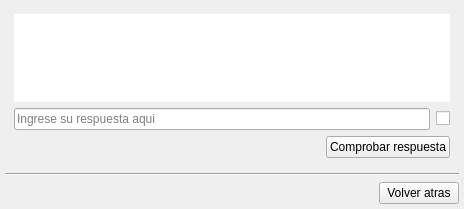
<?xml version="1.0" encoding="UTF-8"?>
<ui version="4.0">
 <class>ResetPasswordDialog</class>
 <widget class="QDialog" name="ResetPasswordDialog">
  <property name="geometry">
   <rect>
    <x>0</x>
    <y>0</y>
    <width>464</width>
    <height>209</height>
   </rect>
  </property>
  <property name="windowTitle">
   <string>Dialog</string>
  </property>
  <layout class="QVBoxLayout" name="verticalLayout_6">
   <property name="leftMargin">
    <number>5</number>
   </property>
   <property name="topMargin">
    <number>5</number>
   </property>
   <property name="rightMargin">
    <number>5</number>
   </property>
   <property name="bottomMargin">
    <number>5</number>
   </property>
   <item>
    <widget class="QStackedWidget" name="stackedWidget">
     <property name="currentIndex">
      <number>1</number>
     </property>
     <widget class="QWidget" name="page">
      <layout class="QVBoxLayout" name="verticalLayout_3">
       <item>
        <widget class="QLabel" name="label_2">
         <property name="text">
          <string>Nombre de usuario:</string>
         </property>
        </widget>
       </item>
       <item>
        <widget class="QLineEdit" name="txtUser">
         <property name="toolTip">
          <string/>
         </property>
         <property name="placeholderText">
          <string>Ingrese su nombre de usuario</string>
         </property>
        </widget>
       </item>
       <item>
        <layout class="QVBoxLayout" name="verticalLayout_2">
         <item>
          <spacer name="verticalSpacer">
           <property name="orientation">
            <enum>Qt::Orientation::Vertical</enum>
           </property>
           <property name="sizeHint" stdset="0">
            <size>
             <width>20</width>
             <height>40</height>
            </size>
           </property>
          </spacer>
         </item>
         <item>
          <layout class="QHBoxLayout" name="horizontalLayout">
           <item>
            <spacer name="horizontalSpacer">
             <property name="orientation">
              <enum>Qt::Orientation::Horizontal</enum>
             </property>
             <property name="sizeHint" stdset="0">
              <size>
               <width>40</width>
               <height>20</height>
              </size>
             </property>
            </spacer>
           </item>
           <item>
            <widget class="QPushButton" name="btnValidarUsuario">
             <property name="text">
              <string>Validar usuario</string>
             </property>
            </widget>
           </item>
          </layout>
         </item>
        </layout>
       </item>
      </layout>
     </widget>
     <widget class="QWidget" name="page_2">
      <layout class="QVBoxLayout" name="verticalLayout">
       <item>
        <widget class="QPlainTextEdit" name="txtPregunta">
         <property name="frameShape">
          <enum>QFrame::Shape::NoFrame</enum>
         </property>
         <property name="frameShadow">
          <enum>QFrame::Shadow::Plain</enum>
         </property>
         <property name="readOnly">
          <bool>true</bool>
         </property>
        </widget>
       </item>
       <item>
        <layout class="QHBoxLayout" name="horizontalLayout_6">
         <item>
          <widget class="QLineEdit" name="txtRespuesta">
           <property name="placeholderText">
            <string>Ingrese su respuesta aqui</string>
           </property>
          </widget>
         </item>
         <item>
          <widget class="QCheckBox" name="checkBox">
           <property name="toolTip">
            <string>Mostrar los caracteres</string>
           </property>
           <property name="text">
            <string/>
           </property>
           <property name="icon">
            <iconset resource="rsc.qrc">
             <normaloff>:/img/close.png</normaloff>:/img/close.png</iconset>
           </property>
          </widget>
         </item>
        </layout>
       </item>
       <item>
        <layout class="QHBoxLayout" name="horizontalLayout_2">
         <item>
          <spacer name="horizontalSpacer_2">
           <property name="orientation">
            <enum>Qt::Orientation::Horizontal</enum>
           </property>
           <property name="sizeHint" stdset="0">
            <size>
             <width>40</width>
             <height>20</height>
            </size>
           </property>
          </spacer>
         </item>
         <item>
          <widget class="QPushButton" name="btnRespuesta">
           <property name="text">
            <string>Comprobar respuesta</string>
           </property>
          </widget>
         </item>
        </layout>
       </item>
      </layout>
     </widget>
     <widget class="QWidget" name="page_3">
      <layout class="QVBoxLayout" name="verticalLayout_8">
       <item>
        <widget class="QLabel" name="label">
         <property name="text">
          <string>Ingrese PIN numérico:</string>
         </property>
        </widget>
       </item>
       <item>
        <layout class="QHBoxLayout" name="horizontalLayout_7">
         <item>
          <widget class="QLineEdit" name="txtPIN">
           <property name="placeholderText">
            <string>Ingrese un número de 4 dígitos</string>
           </property>
          </widget>
         </item>
         <item>
          <widget class="QCheckBox" name="checkBox_2">
           <property name="toolTip">
            <string>Mostrar los caracteres.</string>
           </property>
           <property name="text">
            <string/>
           </property>
           <property name="icon">
            <iconset resource="rsc.qrc">
             <normaloff>:/img/close.png</normaloff>:/img/close.png</iconset>
           </property>
          </widget>
         </item>
        </layout>
       </item>
       <item>
        <layout class="QVBoxLayout" name="verticalLayout_4">
         <item>
          <spacer name="verticalSpacer_3">
           <property name="orientation">
            <enum>Qt::Orientation::Vertical</enum>
           </property>
           <property name="sizeHint" stdset="0">
            <size>
             <width>20</width>
             <height>40</height>
            </size>
           </property>
          </spacer>
         </item>
         <item>
          <layout class="QHBoxLayout" name="horizontalLayout_3">
           <item>
            <spacer name="horizontalSpacer_3">
             <property name="orientation">
              <enum>Qt::Orientation::Horizontal</enum>
             </property>
             <property name="sizeHint" stdset="0">
              <size>
               <width>40</width>
               <height>20</height>
              </size>
             </property>
            </spacer>
           </item>
           <item>
            <widget class="QPushButton" name="btnClaveNumerica">
             <property name="text">
              <string>Comprobar Número</string>
             </property>
            </widget>
           </item>
          </layout>
         </item>
        </layout>
       </item>
      </layout>
     </widget>
     <widget class="QWidget" name="page_4">
      <layout class="QVBoxLayout" name="verticalLayout_7">
       <item>
        <layout class="QHBoxLayout" name="horizontalLayout_9">
         <item>
          <widget class="QLineEdit" name="txtNewPassword">
           <property name="placeholderText">
            <string>Ingrese su nuevo password o clave</string>
           </property>
          </widget>
         </item>
         <item>
          <widget class="QCheckBox" name="checkBox_3">
           <property name="toolTip">
            <string>Mostrar los caracteres.</string>
           </property>
           <property name="text">
            <string/>
           </property>
           <property name="icon">
            <iconset resource="rsc.qrc">
             <normaloff>:/img/close.png</normaloff>:/img/close.png</iconset>
           </property>
          </widget>
         </item>
        </layout>
       </item>
       <item>
        <layout class="QHBoxLayout" name="horizontalLayout_8">
         <item>
          <widget class="QLineEdit" name="txtRePassword">
           <property name="placeholderText">
            <string>Vuelva a ingresar su nuevo Password o clave</string>
           </property>
          </widget>
         </item>
         <item>
          <widget class="QCheckBox" name="checkBox_4">
           <property name="toolTip">
            <string>Mostrar los caracteres.</string>
           </property>
           <property name="text">
            <string/>
           </property>
           <property name="icon">
            <iconset resource="rsc.qrc">
             <normaloff>:/img/close.png</normaloff>:/img/close.png</iconset>
           </property>
          </widget>
         </item>
        </layout>
       </item>
       <item>
        <layout class="QVBoxLayout" name="verticalLayout_5">
         <item>
          <spacer name="verticalSpacer_2">
           <property name="orientation">
            <enum>Qt::Orientation::Vertical</enum>
           </property>
           <property name="sizeHint" stdset="0">
            <size>
             <width>20</width>
             <height>40</height>
            </size>
           </property>
          </spacer>
         </item>
         <item>
          <layout class="QHBoxLayout" name="horizontalLayout_4">
           <item>
            <spacer name="horizontalSpacer_4">
             <property name="orientation">
              <enum>Qt::Orientation::Horizontal</enum>
             </property>
             <property name="sizeHint" stdset="0">
              <size>
               <width>40</width>
               <height>20</height>
              </size>
             </property>
            </spacer>
           </item>
           <item>
            <widget class="QPushButton" name="btnReset">
             <property name="text">
              <string>Cambiar password</string>
             </property>
            </widget>
           </item>
          </layout>
         </item>
        </layout>
       </item>
      </layout>
     </widget>
    </widget>
   </item>
   <item>
    <widget class="Line" name="line">
     <property name="orientation">
      <enum>Qt::Orientation::Horizontal</enum>
     </property>
    </widget>
   </item>
   <item>
    <layout class="QHBoxLayout" name="horizontalLayout_5">
     <item>
      <spacer name="horizontalSpacer_5">
       <property name="orientation">
        <enum>Qt::Orientation::Horizontal</enum>
       </property>
       <property name="sizeHint" stdset="0">
        <size>
         <width>40</width>
         <height>20</height>
        </size>
       </property>
      </spacer>
     </item>
     <item>
      <widget class="QPushButton" name="btnAtras">
       <property name="text">
        <string>Volver atras</string>
       </property>
      </widget>
     </item>
    </layout>
   </item>
  </layout>
 </widget>
 <resources>
  <include location="rsc.qrc"/>
 </resources>
 <connections/>
</ui>
